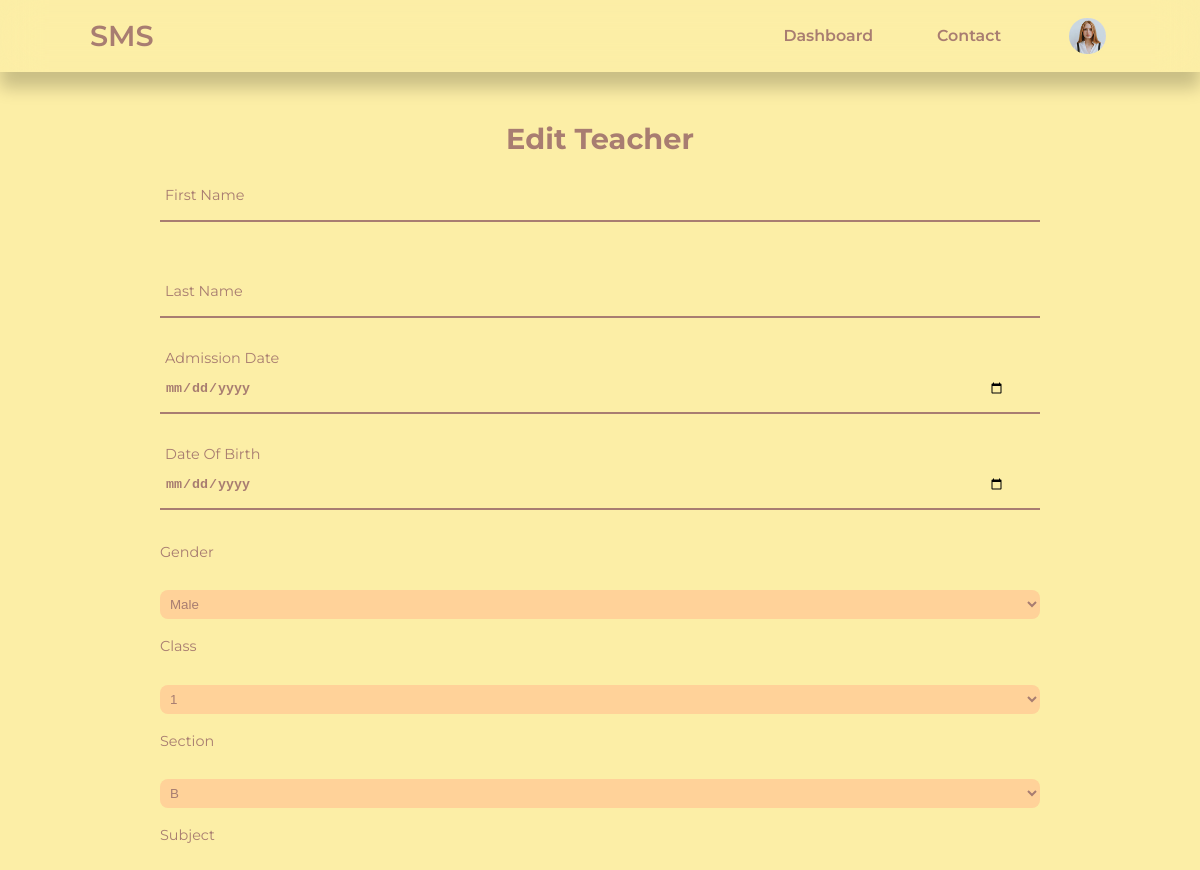
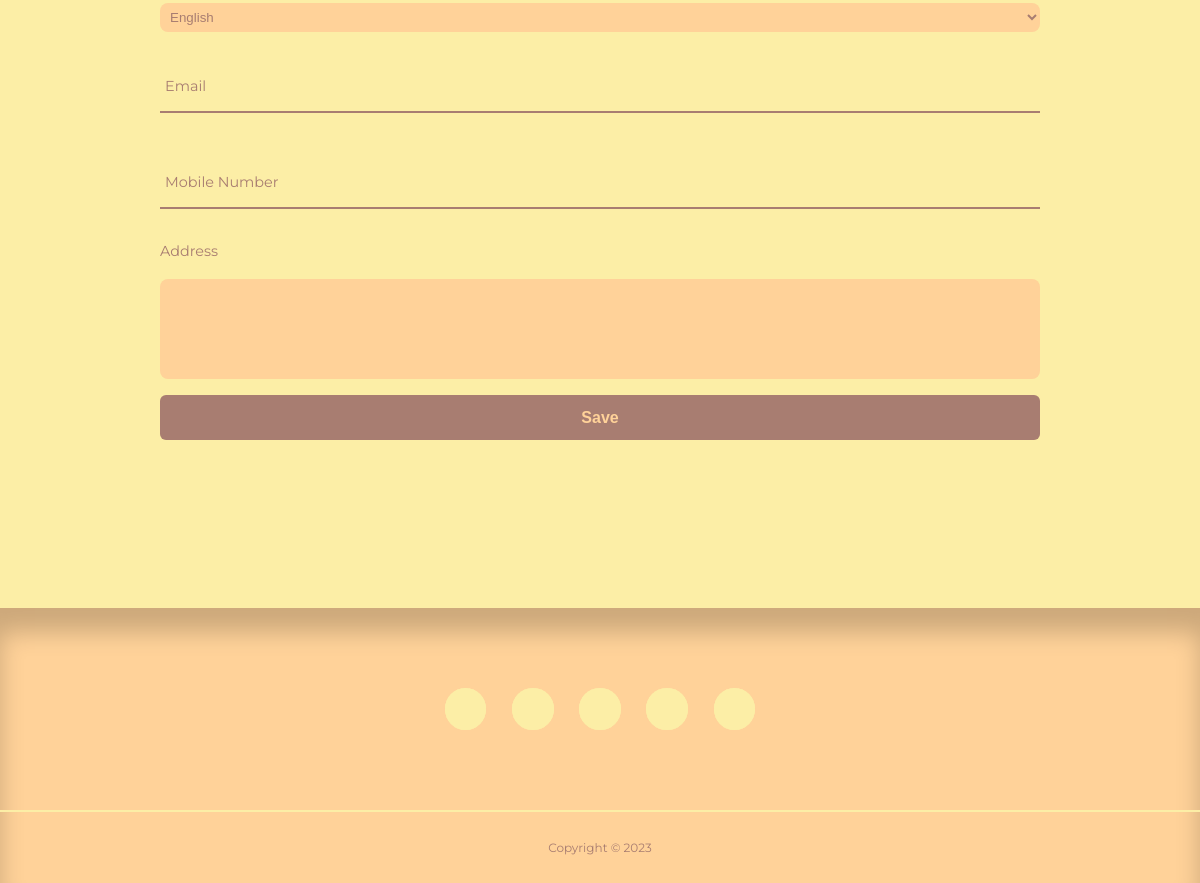
The page /admin/edit-teacher.php?email=phamthithanhhuong@vnu.edu.vn (signed in) on the database as committed earlier (2 pictures, top to bottom).
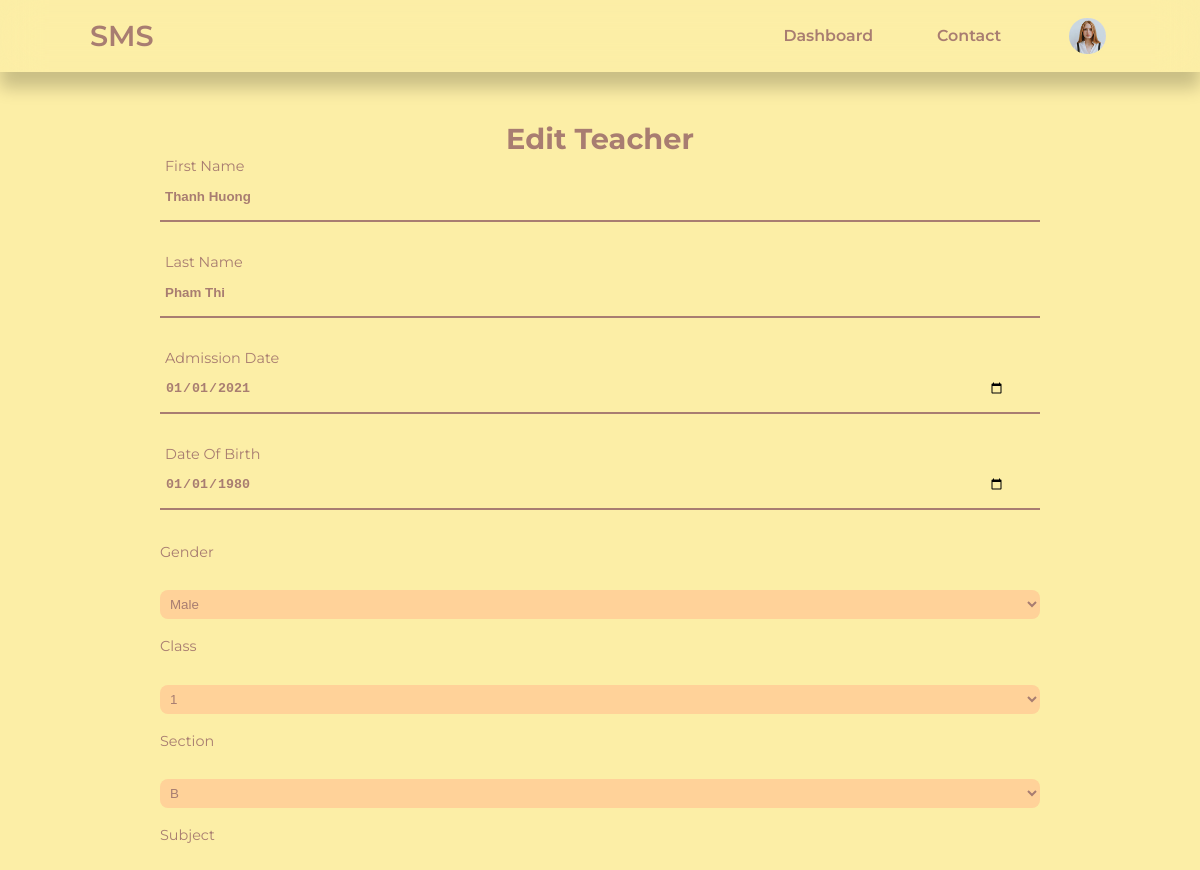
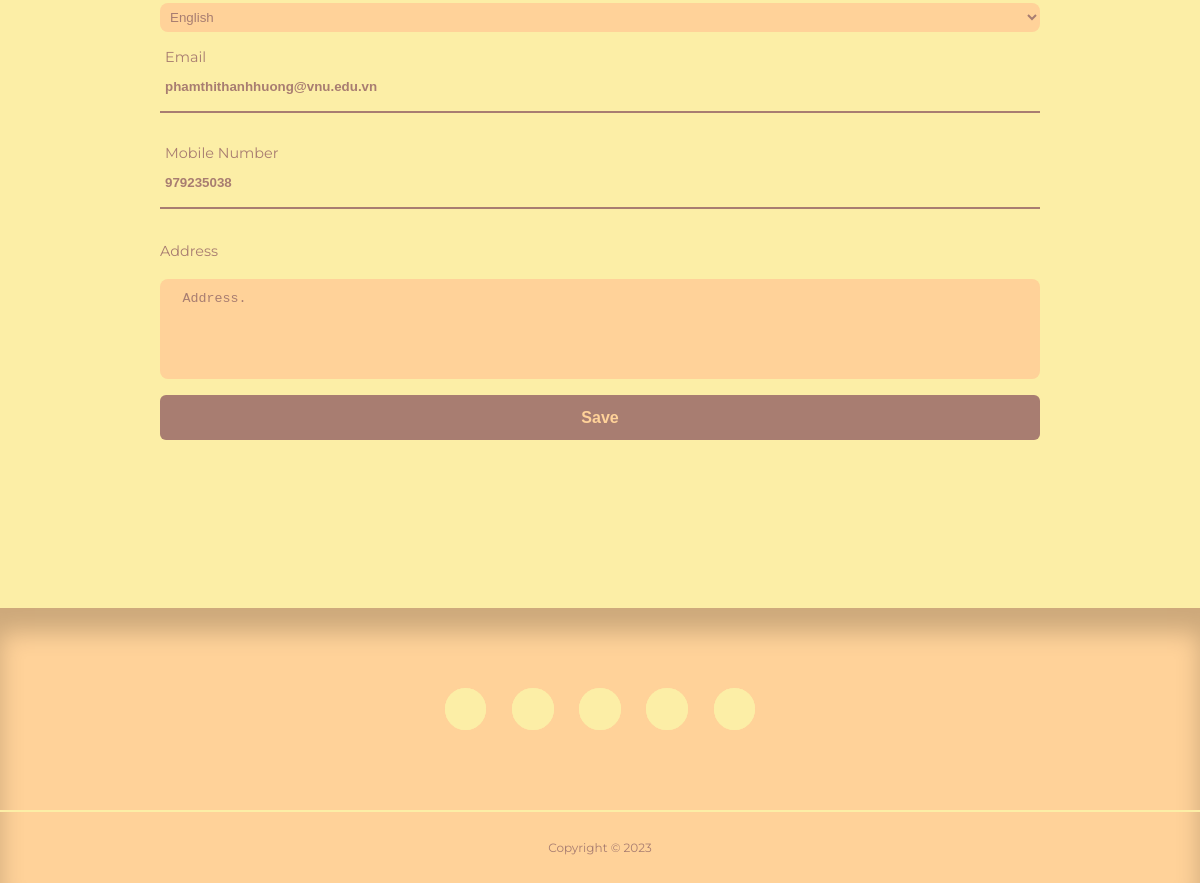
The same page on the database as committed later (2 pictures, top to bottom).
### tables this page shows
CREATE TABLE `sms_teacher` (
  `teacher_id` int(11) UNSIGNED NOT NULL,
  `firstname` varchar(50) DEFAULT NULL,
  `lastname` varchar(50) NOT NULL,
  `gender` varchar(50) NOT NULL,
  `subject` varchar(255) DEFAULT NULL,
  `class` varchar(50) DEFAULT NULL,
  `section` varchar(50) DEFAULT NULL,
  `admission_date` date NOT NULL,
  `dob` date NOT NULL,
  `email` varchar(100) NOT NULL,
  `mobile` int(11) UNSIGNED NOT NULL,
  `current_address` text NOT NULL,
  `photo` varchar(255) NOT NULL
);

### admin/edit-teacher.php (the view, shortened to what this page needs)
<?php
include 'partials/header.php';
if(isset($_GET['email'])) {
    $email = filter_var($_GET['email'], FILTER_SANITIZE_EMAIL);
    $query = "SELECT * FROM sms_teacher WHERE `email` = '$email'";
    $result = mysqli_query($connection, $query);
    $teacher = mysqli_fetch_assoc($result);
} else {
    header('location: '. ROOT_URL . 'admin/teachers.php');
    die();
}
?>
        <div class="form-box edit">
            <h2>Edit Teacher</h2>
            <form action="<?= ROOT_URL ?>admin/edit-teacher-logic.php" enctype="multipart/form-data" autocomplete="off" method="POST">
            <div class="input-box">
                    <input type="text" name="firstname" required autocomplete="new-firstname"
                    value="<?= $teacher['firstname'] ?>" placeholder=" ">
                    <label>First Name</label>
                </div>
                <div class="input-box">
                    <input type="text" name="lastname" required autocomplete="new-lastname"
                    value="<?= $teacher['lastname'] ?>" placeholder=" ">
                    <label>Last Name</label>
                </div>
                <div class="input-box">
                    <input type="date" name="admission_date" required autocomplete="new-admission_date"
                    value="<?= $teacher['admission_date'] ?>" placeholder=" ">
                    <label>Admission Date</label>
                </div>
                <div class="input-box">
                    <input type="date" name="dob" required autocomplete="new-dob"
                    value="<?= $teacher['dob'] ?>" placeholder=" ">
                    <label>Date Of Birth</label>
                </div>
                <label>Gender</label>
                <select name="gender">
                    <option value="male">Male</option>
                </select>
                <label>Class</label>
                <select name="class">
                    <?php
                        $all_classes_query = "SELECT * FROM sms_classes";
                        $all_classes = mysqli_query($connection, $all_classes_query);
                    ?>
                    <?php while($class = mysqli_fetch_assoc($all_classes)) : ?>
                        <option value="<?= $class['class'] ?>"><?= $class['class'] ?></option>
                    <?php endwhile ?>
                </select>
                <label>Section</label>
                <select name="section">
                    <?php
                        $all_sections_query = "SELECT * FROM sms_section";
                        $all_sections = mysqli_query($connection, $all_sections_query);
                    ?>
                    <?php while($section = mysqli_fetch_assoc($all_sections)) : ?>
                        <option value="<?= $section['section'] ?>"><?= $section['section'] ?></option>
                    <?php endwhile ?>
                </select>
                <label>Subject</label>
                <select name="subject">
                    <?php
                        $all_subjects_query = "SELECT * FROM sms_subjects";
                        $all_subjects = mysqli_query($connection, $all_subjects_query);
                    ?>
                    <?php while($subject = mysqli_fetch_assoc($all_subjects)) : ?>
                        <option value="<?= $subject['subject'] ?>"><?= $subject['subject'] ?></option>
                    <?php endwhile ?>
                </select>
                <div class="input-box">
                    <input type="text" name="email" required autocomplete="new-email"
                    value="<?= $teacher['email'] ?>" placeholder=" ">
                    <label>Email</label>
                </div>
                <div class="input-box">
                    <input type="text" name="mobile" required autocomplete="new-mobile"
                    value="<?= $teacher['mobile'] ?>" placeholder=" ">
                    <label>Mobile Number</label>
                </div>
                <label>Address</label>
                <textarea rows="5" name="address" required autocomplete="new-current_address"
                placeholder=" "><?= $teacher['current_address'] ?></textarea>
                <button type="submit" name="submit" class="btnSubmit">Save</button>
            </form>
        </div>
<?php
include '../partials/footer.php';
?>

Rows that differ between the two databases and show on the page:
added sms_teacher: firstname "Thanh Huong", lastname "Pham Thi", admission_date "01/01/2021", dob "01/01/1980", email "phamthithanhhuong@vnu.edu.vn", mobile "979235038", address "Address."
